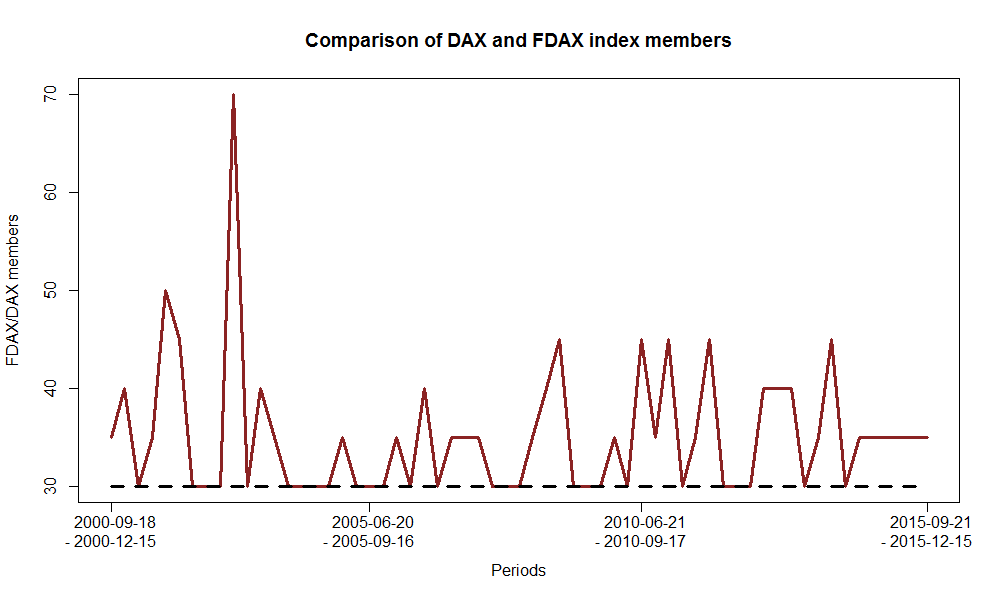

Write the R code that produced this figure.
rm(list = ls(all = TRUE))
graphics.off()

# please change your working directory 
# setwd('C:/...')

load("FDAXaic.RData")

numb_FDAX = (apply(FDAXaic, 1, function(x) length(x[!is.na(x)])) - 1) * 5 + 25

plot(numb_FDAX, mgp = c(3, 1, 0), lwd = 3, type = "l", col = "brown4", xaxt = "n", xlab = "Periods", ylab = "FDAX/DAX members", main = "Comparison of DAX and FDAX index members")
lines(1:length(numb_FDAX),rep(30,length(numb_FDAX)), lwd = 3, lty = 2)
axis(1, mgp = c(3,1.5,0), at = c(1,20,40,61), label = c("   2000-09-18 \n- 2000-12-15", "   2005-06-20 \n- 2005-09-16", "   2010-06-21 \n- 2010-09-17", "   2015-09-21 \n- 2015-12-15") )
